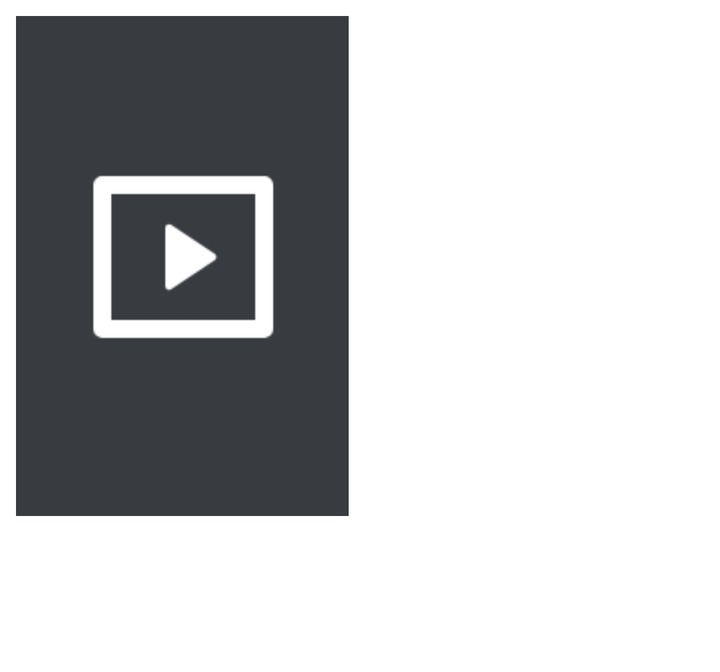
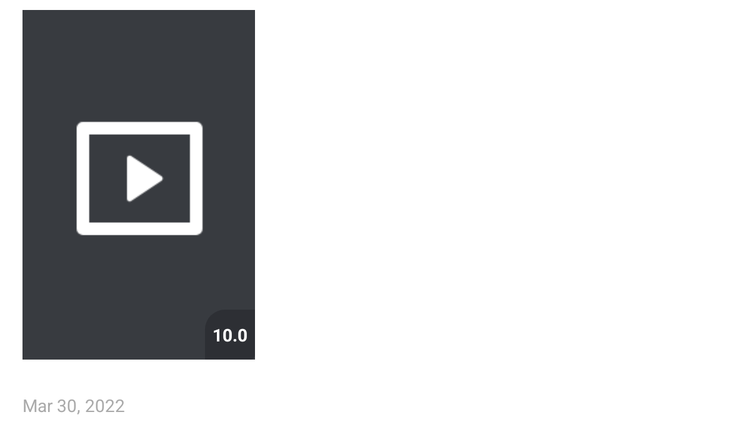

An Android layout and its configuration variant, each rendered on a device that would load it. The default file and the variant file are quoted in full after the pictures.
<!-- AndroidManifest.xml: application theme Theme.FilmSpace -->
<!-- res/layout/movie_item.xml -->
<?xml version="1.0" encoding="utf-8"?>
<androidx.constraintlayout.widget.ConstraintLayout xmlns:android="http://schemas.android.com/apk/res/android"
    xmlns:app="http://schemas.android.com/apk/res-auto"
    xmlns:tools="http://schemas.android.com/tools"
    android:layout_width="wrap_content"
    android:layout_height="320dp"
    android:layout_margin="8dp"
    android:elevation="4dp">

    <ImageView
        android:id="@+id/iv_poster"
        android:layout_width="match_parent"
        android:layout_height="250dp"
        android:adjustViewBounds="true"
        android:contentDescription="@string/poster_of_the_movie"
        android:scaleType="centerCrop"
        app:layout_constraintEnd_toEndOf="parent"
        app:layout_constraintStart_toStartOf="parent"
        app:layout_constraintTop_toTopOf="parent"
        app:layout_constraintBottom_toTopOf="@id/tv_title"
        tools:srcCompat="@drawable/poster_placeholder" />

    <TextView
        android:id="@+id/tv_title"
        android:layout_width="0dp"
        android:layout_height="wrap_content"
        android:textStyle="bold"
        android:textColor="@color/white"
        app:layout_constraintEnd_toEndOf="@+id/iv_poster"
        app:layout_constraintStart_toStartOf="@+id/iv_poster"
        app:layout_constraintTop_toBottomOf="@+id/iv_poster"
        tools:text="Sonic the Hedgehog 2" />

    <TextView
        android:id="@+id/tv_year"
        android:layout_width="0dp"
        android:layout_height="wrap_content"
        android:textColor="@color/white"
        app:layout_constraintEnd_toEndOf="@+id/tv_title"
        app:layout_constraintStart_toStartOf="@+id/tv_title"
        app:layout_constraintTop_toBottomOf="@+id/tv_title"
        tools:text="Mar 30, 2022" />
</androidx.constraintlayout.widget.ConstraintLayout>
<!-- resources referenced by this layout -->
<resources>
  <color name="white">#FFFFFFFF</color>
  <!-- drawable poster_placeholder: png bitmap (drawable, 1596 bytes) -->
  <string name="poster_of_the_movie">Poster of the movie</string>
  <style name="Theme.FilmSpace" parent="Theme.MaterialComponents.DayNight.NoActionBar">
          
          <item name="colorPrimary">@color/black</item>
          <item name="colorPrimaryVariant">@color/surface</item>
          <item name="colorOnPrimary">@color/white</item>
          
          <item name="colorSecondary">@color/gray_light</item>
          <item name="colorSecondaryVariant">@color/teal_700</item>
          <item name="colorOnSecondary">@color/black</item>
          
          <item name="android:statusBarColor">@android:color/transparent</item>
          <item name="android:navigationBarColor">@android:color/transparent</item>
          
      </style>
  <color name="black">#FF000000</color>
  <color name="surface">#27292D</color>
  <color name="teal_700">#FF018786</color>
</resources>
<!-- res/layout-sw600dp/movie_item.xml (the repository's variant of the layout above) -->
<!-- drawn on a 7-inch tablet held upright -->
<?xml version="1.0" encoding="utf-8"?>
<androidx.constraintlayout.widget.ConstraintLayout xmlns:android="http://schemas.android.com/apk/res/android"
    xmlns:app="http://schemas.android.com/apk/res-auto"
    xmlns:tools="http://schemas.android.com/tools"
    android:layout_width="wrap_content"
    android:layout_height="330dp"
    android:layout_marginStart="18dp"
    android:layout_marginTop="8dp"
    android:layout_marginBottom="8dp"
    android:elevation="4dp">

    <com.google.android.material.imageview.ShapeableImageView
        android:id="@+id/iv_poster"
        android:layout_width="match_parent"
        android:layout_height="280dp"
        android:adjustViewBounds="true"
        android:contentDescription="@string/poster_of_the_movie"
        android:scaleType="centerCrop"
        app:layout_constraintBottom_toTopOf="@id/tv_title"
        app:layout_constraintEnd_toEndOf="parent"
        app:layout_constraintStart_toStartOf="parent"
        app:layout_constraintTop_toTopOf="parent"
        app:shapeAppearanceOverlay="@style/rounded_image_view"
        tools:srcCompat="@drawable/poster_placeholder" />

    <TextView
        android:id="@+id/tv_rating"
        android:layout_width="40dp"
        android:layout_height="40dp"
        android:background="@drawable/background_rating"
        android:gravity="center"
        android:textColor="@color/white"
        android:textStyle="bold"
        app:layout_constraintBottom_toBottomOf="@id/iv_poster"
        app:layout_constraintEnd_toEndOf="@id/iv_poster"
        tools:text="10.0" />

    <TextView
        android:id="@+id/tv_title"
        android:layout_width="0dp"
        android:layout_height="wrap_content"
        android:layout_marginTop="4dp"
        android:ellipsize="end"
        android:maxLines="1"
        android:textColor="@color/white"
        android:textStyle="bold"
        app:layout_constraintEnd_toEndOf="@+id/iv_poster"
        app:layout_constraintStart_toStartOf="@+id/iv_poster"
        app:layout_constraintTop_toBottomOf="@+id/iv_poster"
        tools:text="Sonic the Hedgehog 2" />

    <TextView
        android:id="@+id/tv_year"
        android:layout_width="0dp"
        android:layout_height="wrap_content"
        android:layout_marginTop="4dp"
        android:textColor="@android:color/darker_gray"
        app:layout_constraintEnd_toEndOf="@+id/tv_title"
        app:layout_constraintStart_toStartOf="@+id/tv_title"
        app:layout_constraintTop_toBottomOf="@+id/tv_title"
        tools:text="Mar 30, 2022" />
</androidx.constraintlayout.widget.ConstraintLayout>
<!-- resources referenced by the variant -->
<!-- as a 7-inch tablet held upright resolves them -->
<resources>
  <color name="white">#FFFFFFFF</color>
  <!-- drawable background_rating (drawable) -->
  <?xml version="1.0" encoding="utf-8"?>
  <shape xmlns:android="http://schemas.android.com/apk/res/android"
      android:shape="rectangle">
      <solid android:color="@color/overlay_dark" />
      <corners
          android:bottomRightRadius="4dp"
          android:topLeftRadius="16dp" />
  </shape>
  <!-- drawable poster_placeholder: png bitmap (drawable, 1596 bytes) -->
  <string name="poster_of_the_movie">Poster of the movie</string>
  <style name="Theme.FilmSpace" parent="Theme.MaterialComponents.DayNight.NoActionBar">
          
          <item name="colorPrimary">@color/black</item>
          <item name="colorPrimaryVariant">@color/surface</item>
          <item name="colorOnPrimary">@color/white</item>
          
          <item name="colorSecondary">@color/gray_light</item>
          <item name="colorSecondaryVariant">@color/teal_700</item>
          <item name="colorOnSecondary">@color/black</item>
          
          <item name="android:statusBarColor">@android:color/transparent</item>
          <item name="android:navigationBarColor">@android:color/transparent</item>
          
      </style>
  <color name="overlay_dark">#2D2F34</color>
  <color name="black">#FF000000</color>
  <color name="surface">#27292D</color>
  <color name="teal_700">#FF018786</color>
</resources>
